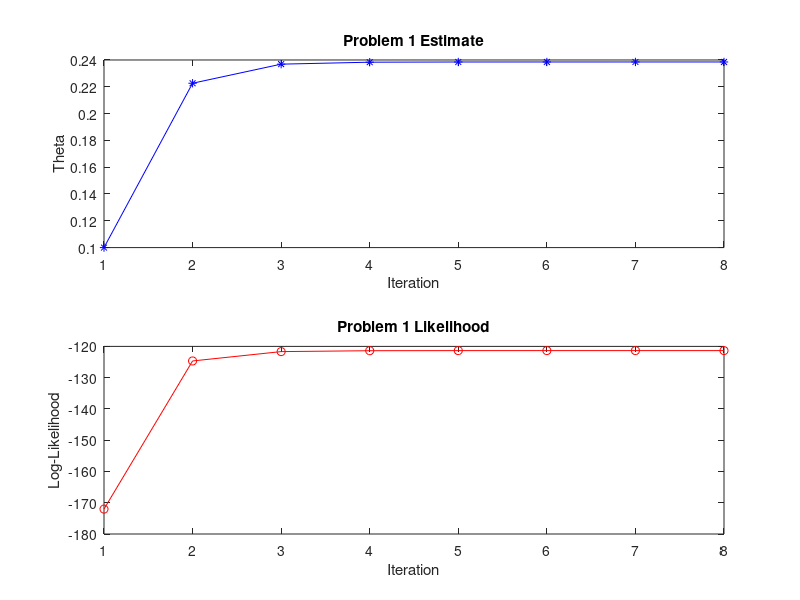
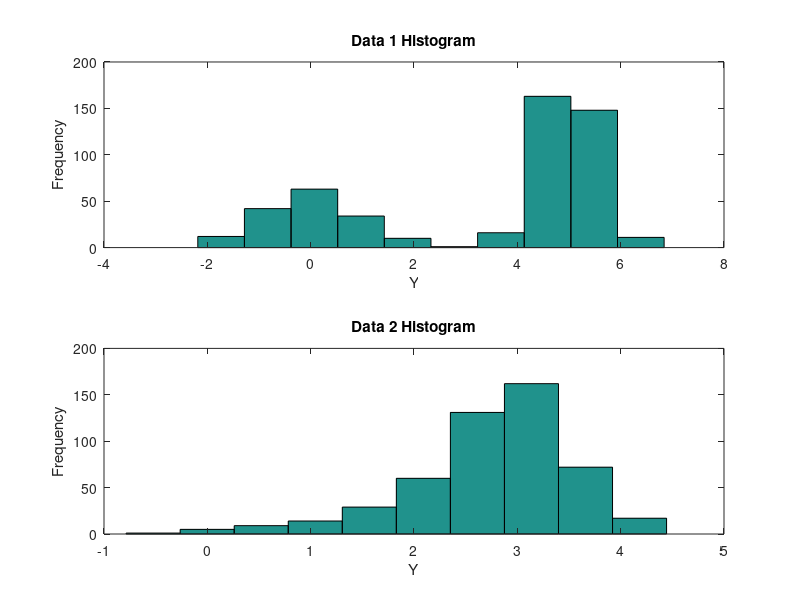
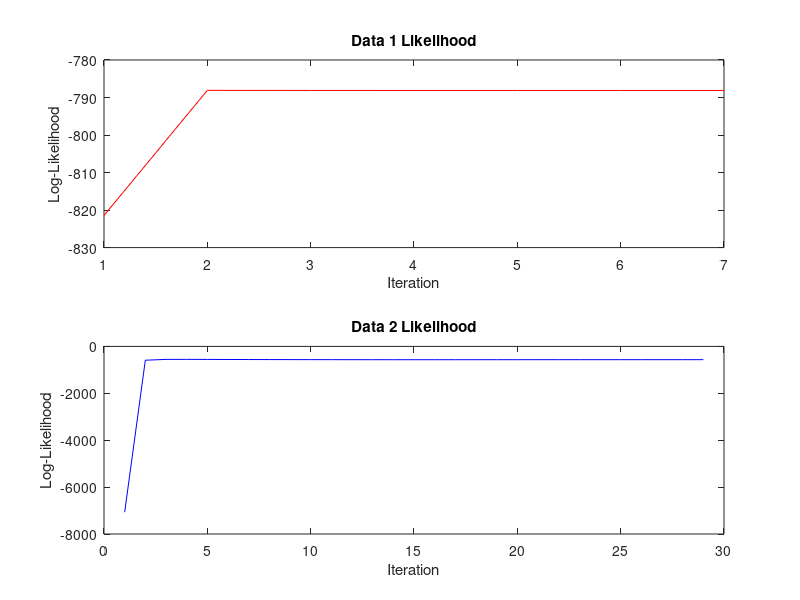

The MATLAB script that drew these images, in order:
  clc
 clear
 
 %  % Diary
 %  dfile ='MATLAB_Output_OM.txt';
 %  if exist(dfile, 'file') ; delete(dfile); end
 %  diary(dfile)
 %  diary on
 %  diary MATLAB_Output_OM.txt
 
 %Introduction
 fprintf('--------------------------------------------------------------\n');
 fprintf('Oscar Martinez \t Homework 6: Problems 1 and 2 \t STA 5106\n');
 fprintf('--------------------------------------------------------------\n');
 
 %-----Problem 1:-----
 fprintf('-----------Problem 1----------\n');
 
 n = 100;
 x = [6 52 28 14];
 
 % EM procedure
 theta0 = 0.1;  % initial guess
 
 th = @(x) x/(2+x);
 theta(1) = theta0;
 nth= theta(1)+1;
 i = 1;
 while (abs(theta(i)-nth)>1e-6)
 nth = theta(i);
 theta(i+1) = ( (th(theta(i)))*x(2)+x(4)+x(1) )/ ...
 (2*( (th(theta(i)))*x(2)+x(1)+x(3)+x(4) ));
 i = i+1;
 end
 
 theta
 
 % plot the estimate
 figure(1)
 subplot(211);
 plot(theta, 'b-*');
 xlabel('Iteration');
 ylabel('Theta');
 title('Problem 1 Estimate')
 
 % compute the log-likelihood
 K = length(theta);
 for k = 1:K
 ll(k) = (x(1)+x(2)+x(4))*log(theta(k)) + x(3)*log(1-2*theta(k));
 end
 
 % plot the log-likelihood
 subplot(212);
 plot(ll, 'ro-');
 xlabel('Iteration');
 ylabel('Log-Likelihood');
 title('Problem 1 Likelihood')
 
 %-----Problem 2:-----
 fprintf('-----------Problem 2----------\n');
 
 
 fprintf('----------Dataset 1---------\n');
 clear
 
 load ('hw6_2_data1.mat')
 Y1=Y;
 
 n=length(Y);
 figure(2)
 subplot(211);
 hist(Y);
 xlabel('Y');
 ylabel('Frequency');
 title('Data 1 Histogram')
 
 alpha(1,:) = [0.5 0.5];
 mu(1,:) = [0 5];
 sigma(1,:) = [1 0.5];
 
 u = 1;
 m = 1;
 while (u > 1e-6)
 for i = 1:n
 temp = alpha(m,:).*sigma(m,:).^(-1).*exp(-(Y(i)-mu(m,:)).^2./(2*sigma(m,:)));
 P(:,i,m) = temp'./sum(temp);
 end
 alpha(m+1,:) = mean(P(:,:,m),2)';
 mu(m+1,:) = sum(ones(2,1)*Y.*P(:,:,m),2)'./sum(P(:,:,m),2)';
 sigma(m+1,:) = sqrt(sum((ones(2,1)*Y-mu(m+1,:)'*ones(1,n)).^2.*P(:,:,m),2)'...
 ./sum(P(:,:,m),2)');
 u = max([norm(alpha(m+1,:)-alpha(m,:)) norm(mu(m+1,:)-mu(m,:)) ...
 norm(sigma(m+1,:)-sigma(m,:))]);
 
 m=m+1;
 end
 
 m
 
 % compute the log-likelihood
 K = length(alpha);
 for k = 1:K
 f1 = normpdf(Y,mu(k,1),sigma(k,1));
 f2 = normpdf(Y,mu(k,2),sigma(k,2));
 ll(k) = sum(log(alpha(k,1)*f1+alpha(k,2)*f2));
 end
 
 % plot the log-likelihood
 figure(3)
 subplot(211);
 plot(ll, 'r-');
 xlabel('Iteration');
 ylabel('Log-Likelihood');
 title('Data 1 Likelihood')
 
 
 fprintf('mu = (%4.3f, %4.3f), sigma = (%4.3f, %4.3f), alpha = (%4.3f, %4.3f) \n', mu(end,1), mu(end,2), sigma(end,1), sigma(end,2), alpha(end,1), alpha(end,2))
 
 fprintf('\n----------Dataset 2---------\n');
 
 load ('hw6_2_data2.mat')
 Y2=Y;
 n=length(Y);
 figure(2)
 subplot(212);
 hist(Y);
 xlabel('Y');
 ylabel('Frequency');
 title('Data 2 Histogram')
 
 alpha(1,:) = [0.5 0.5];
 mu(1,:) = [1 4];
 sigma(1,:) = [0.3 0.1];
 
 u = 1;
 m = 1;
 while (u > 1e-3)
 for i = 1:n
 temp = alpha(m,:).*sigma(m,:).^(-1).*exp(-(Y(i)-mu(m,:)).^2./(2*sigma(m,:)));
 P(:,i,m) = temp'./sum(temp);
 end
 alpha(m+1,:) = mean(P(:,:,m),2)';
 mu(m+1,:) = sum(ones(2,1)*Y.*P(:,:,m),2)'./sum(P(:,:,m),2)';
 sigma(m+1,:) = sqrt(sum((ones(2,1)*Y-mu(m+1,:)'*ones(1,n)).^2.*P(:,:,m),2)'...
 ./sum(P(:,:,m),2)');
 u = max([norm(alpha(m+1,:)-alpha(m,:)) norm(mu(m+1,:)-mu(m,:)) ...
 norm(sigma(m+1,:)-sigma(m,:))]);
 
 m=m+1;
 end
 
 m
 fprintf('mu = (%4.3f, %4.3f), sigma = (%4.3f, %4.3f), alpha = (%4.3f, %4.3f) \n', mu(end,1), mu(end,2), sigma(end,1), sigma(end,2), alpha(end,1), alpha(end,2))
 
 
 % compute the log-likelihood
 K = length(alpha);
 for k = 1:K
 f1 = normpdf(Y,mu(k,1),sigma(k,1));
 f2 = normpdf(Y,mu(k,2),sigma(k,2));
 ll(k) = sum(log(alpha(k,1)*f1+alpha(k,2)*f2));
 end
 
 % plot the log-likelihood
 figure(3)
 subplot(212);
 plot(ll, 'b-');
 xlabel('Iteration');
 ylabel('Log-Likelihood');
 title('Data 2 Likelihood')
 
 diary off
 
